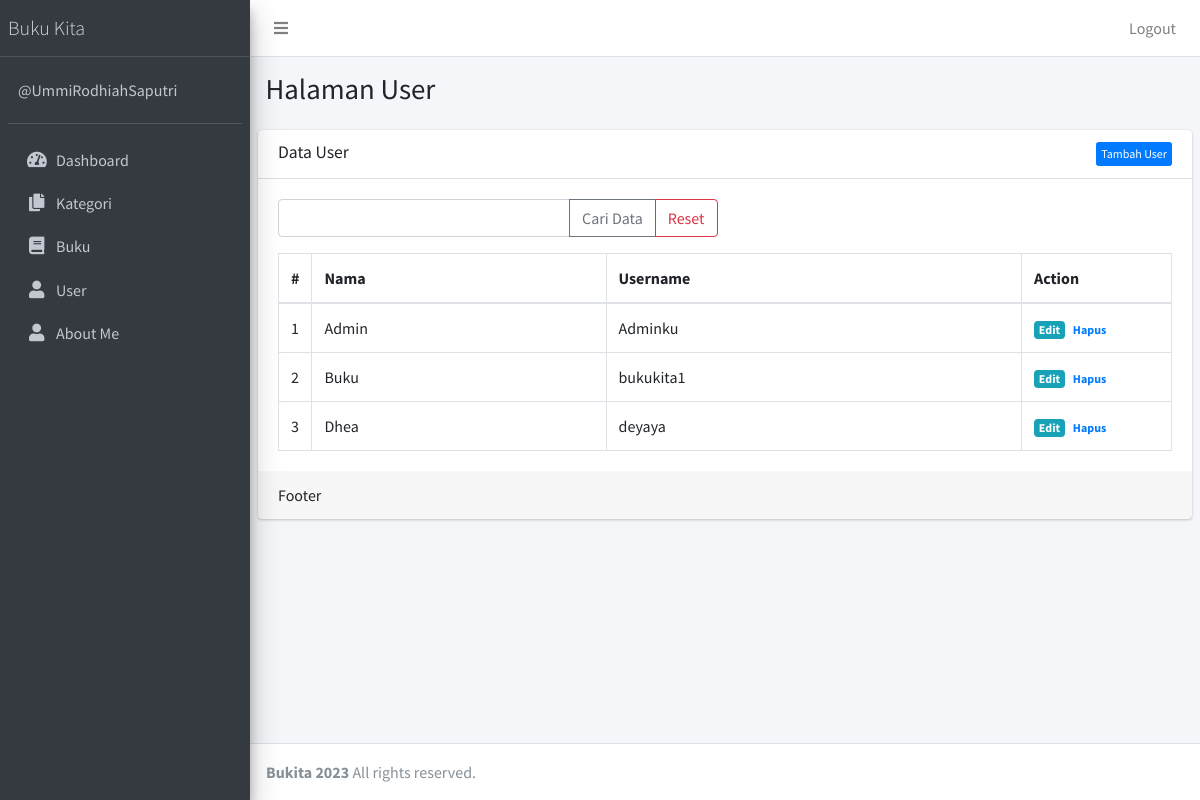
Page /public/user (signed in) on the committed database.
### tables this page shows
CREATE TABLE `user` (
  `id` int(11) NOT NULL,
  `nama` varchar(50) DEFAULT NULL,
  `username` varchar(50) NOT NULL,
  `password` varchar(25) NOT NULL
);

### app/core/Controller.php (called while the page is built, shortened)
<?php
class Controller{
            public function view($view, $data = []) {
            require_once '../app/views/' . $view . '.php';
         }
            public function model($model) {
                return new $model;
            }
}

### app/controllers/user.php (called while the page is built, shortened)
<?php
    class User extends Controller {
        public function index(){
            $data['title'] = 'Data User';
            $data['user'] = $this->model('UserModel')->getAllUser();
            $this->view('user/index', $data);
        }
    }

### app/core/App.php (called while the page is built, shortened)
<?php
class App
{
    protected $method = 'index';
    protected $params = [];
    public function __construct()
    {
        $this->controller = new $this->controller;
        call_user_func_array([$this->controller, $this->method], $this->params);
    }
}

### public/index.php (called while the page is built, shortened)
<?php
$app = new App;

### app/core/Database.php (called while the page is built, shortened)
<?php
    class Database{
        private $host = DB_HOST;
        private $user = DB_USER;
        private $pass = DB_PASS;
        private $dbnm = DB_NAME;
        private $dbh;
        private $stmt;
        public function __construct()
        {
            $dsn = 'mysql:host='. $this->host .';dbname='. $this->dbnm;
            $option = [
            PDO::ATTR_PERSISTENT => true,
            PDO::ATTR_ERRMODE => PDO::ERRMODE_EXCEPTION
            ];
            try{
                $this->dbh = new PDO($dsn,$this->user,$this->pass, $option);
            }catch(PDOException $e){
                die($e->getMessage());
                }
        }
            public function query($query)
            {
            $this->stmt = $this->dbh->prepare($query);
            }
                public function execute()
                {
                    $this->stmt->execute();
                }
                public function resultSet()
                {
                    $this->execute();
                    return $this->stmt->fetchAll(PDO::FETCH_ASSOC);
                }
    }
?>

### app/models/UserModel.php (called while the page is built, shortened)
<?php
    class UserModel {
        private $table = 'user';
        private $db;
        public function __construct(){
            $this->db = new Database;
        }
        public function getAllUser(){
            $this->db->query('SELECT * FROM ' . $this->table);
            return $this->db->resultSet();
        }
    }

### app/views/user/index.php (the view, shortened to what this page needs)
<div class="content-wrapper">
   <section class="content-header">
       <div class="container-fluid">
           <div class="row mb-2">
               <div class="col-sm-6">
                   <h1>Halaman User</h1>
               </div>
           </div>
       </div>
   </section>
   <section class="content">
       <div class="card">
           <div class="card-header">
               <h3 class="card-title"><?= $data['title'] ?></h3> <a href="<?= base_url; ?>/user/tambah" class="btn float-right btn-xs btn btn-primary">Tambah User</a>
           </div>
           <div class="card-body">
               <form action="<?= base_url; ?>/user/cari" method="post">
                   <div class="row mb-3">
                       <div class="col-lg-6">
                           <div class="input-group">
                               <input type="text" class="form-control" placeholder="" name="key" >
                               <div class="input-group-append">
                                   <button class="btn btn-outline-secondary" type="submit">Cari Data</button>
                                   <a class="btn btn-outline-danger" href="<?= base_url; ?>/user" >Reset</a>
                               </div>
                           </div>
                       </div>
                   </div>
               </form>
               <table class="table table-bordered">
                   <thead>
                       <tr>
                           <th style="width: 10px">#</th>
                           <th>Nama</th>
                           <th>Username</th>
                           <th style="width: 150px">Action</th>
                       </tr>
                   </thead>
                   <tbody>
                       <?php $no=1; ?>
                       <?php foreach ($data['user'] as $row) :?>
                       <tr>
                           <td><?= $no; ?></td>
                           <td><?= $row['nama'];?></td>
                           <td><?= $row['username'];?></td>
                           <td>
                               <a href="<?= base_url; ?>/user/edit/<?= $row['id'] ?>" class="badge badge-info">Edit<a> <a href="<?= base_url; ?>/user/hapus/<?= $row['id'] ?>" class="badge badgedanger"onclick="return confirm('Hapus data?');">Hapus</a>
                           </td>
                       </tr>
                       <?php $no++; endforeach; ?>
                   </tbody>
               </table>
           </div>
           <div class="card-footer">
           Footer
           </div>
       </div>
   </section>
</div>

### rows in the picture
user: nama "Admin", username "Adminku"
user: nama "Buku", username "bukukita1"
user: nama "Dhea", username "deyaya"

### other values in the picture
$data['title'] "Data User"
